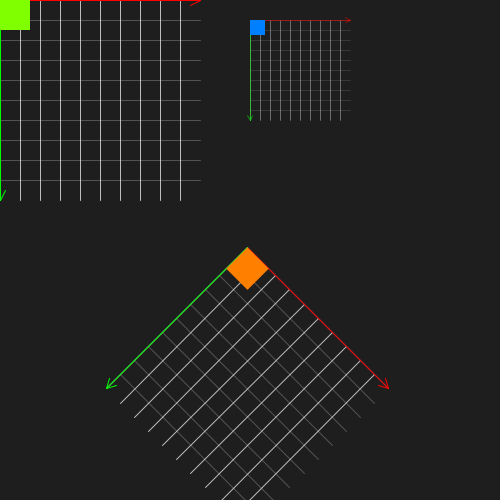
Frame 1 (no input)
Frame 60 (the mouse pressed at the canvas centre just before this capture): identical to frame 1, image omitted
Frame 120 (the mouse held since frame 60 and released just before this capture): identical to frame 1, image omitted

The Processing sketch that drew this single still picture (run headless with seeded random() and noise(); from frame 60 on, the mouse is pressed at the canvas centre):

// Processing sketch: processing_60562
// ── processing_60562.pde

void setup() {
  size(500, 500);
  smooth();
}


void draw() {
  background(30);
  noStroke();


  draw2dCoordinateSystem(200);
  
  fill(128, 255, 0);
  rect(0, 0, 30, 30); // Green
  

  pushMatrix();
  
  rotate( 0.25 * PI);
  translate(350, 0);

  draw2dCoordinateSystem(200);

  fill(255, 128, 0);
  rect(0, 0, 30, 30); // Orange

  popMatrix();


  translate(250, 20);
  scale(0.5);

  draw2dCoordinateSystem(200);

  fill(0, 128, 255);
  rect(0, 0, 30, 30); // Blue
}



void draw2dCoordinateSystem(float theSize) {

  pushStyle();
  
  noFill();

  /* Grid X */
  stroke(255, 60);
  for (int i = 0; i < 10; i++) {
    line(0, i * theSize * 0.1, theSize, i * theSize * 0.1);
  }

  /* Grid Y */
  stroke(255, 180);
  for (int i = 0; i < 10; i++) {
    line(i * theSize * 0.1, 0, i * theSize * 0.1, theSize);
  }

  /* X */
  stroke(255, 0, 0);
  line(0, 0, theSize, 0);
  line(theSize, 0, theSize - 10, 5);
  line(theSize, 0, theSize - 10, -5);

  /* Y */
  stroke(0, 255, 0);
  line(0, 0, 0, theSize);
  line(0, theSize, 5, theSize - 10);
  line(0, theSize, -5, theSize - 10);
  
  popStyle();
}
